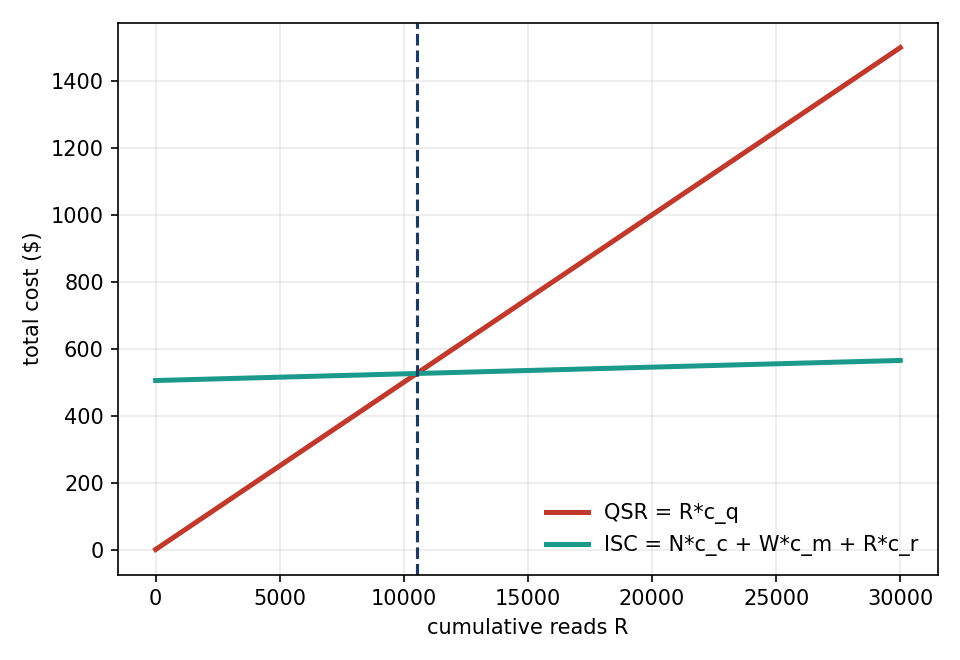

Python code for this plot:
"""
ISC Experiment A (cost-model harness). Computes C_QSR(R), C_ISC(R), and the
break-even read frequency R* from supplied cost constants, and plots the two
cost curves and their crossing point (the "measured Figure 2").

Plug MEASURED c-values (from running real QSR and ISC pipelines on a corpus)
into measure() to turn the illustrative crossing into a measured one.
"""
import numpy as np, matplotlib
matplotlib.use("Agg"); import matplotlib.pyplot as plt

def break_even(N, W, cc, cm, cq, cr):
    """R* = (N*cc + W*cm) / (cq - cr). ISC wins above R* reads."""
    assert cq > cr, "reconstruction must cost more than traversal"
    return (N * cc + W * cm) / (cq - cr)

def amortised_isc(R, N, W, cc, cm, cr):
    return cr + (N * cc + W * cm) / R

def measure(label, N, W, cc, cm, cq, cr, Rmax=3e4, out=None):
    Rstar = break_even(N, W, cc, cm, cq, cr)
    R = np.linspace(1, Rmax, 500)
    Cqsr, Cisc = R * cq, N * cc + W * cm + R * cr
    print(f"[{label}] N={N:g} W={W:g} cc={cc} cm={cm} cq={cq} cr={cr}")
    print(f"  -> R* = {Rstar:,.0f} queries to break even; "
          f"ISC amortised/query -> {cr} as R grows ({cq/cr:.0f}x below QSR's {cq}).")
    if out:
        plt.figure(figsize=(6.4, 4.4), dpi=150)
        plt.plot(R, Cqsr, color="#C0392B", lw=2.4, label="QSR = R*c_q")
        plt.plot(R, Cisc, color="#1B998B", lw=2.4, label="ISC = N*c_c + W*c_m + R*c_r")
        plt.axvline(Rstar, color="#1F3A5F", ls="--")
        plt.xlabel("cumulative reads R"); plt.ylabel("total cost ($)")
        plt.legend(frameon=False); plt.grid(alpha=.25); plt.tight_layout()
        plt.savefig(out, dpi=150, facecolor="white"); print(f"  saved {out}")
    return Rstar

if __name__ == "__main__":
    # ILLUSTRATIVE constants (paper Section 4.2). Replace with measured values.
    measure("illustrative", N=1e6, W=1e4, cc=5e-4, cm=5e-4, cq=0.05, cr=2e-3,
            out="/home/claude/work/experiments/exp_A_costmodel.png")
